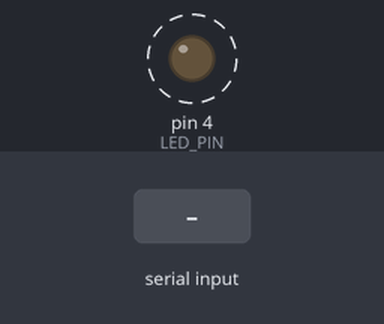
Bench run of a sketch on a simulated Arduino Uno, built with avr-gcc and run on an emulated ATmega328P. Shown: output pins drawn as LEDs (lit = HIGH). Dashed ring = blinking. The test bench sets the inputs (shaded band). The modem accepts every AT command (registered, SIM ready, sends succeed) and sends nothing else; what the sketch prints to the serial monitor is not drawn.

Above: at 1.57 s.
1.6 s: "OK,1\n" received over the second serial link
4.6 s: "+CPIN: READY" received over the second serial link
7.6 s: "SIM PIN" received over the second serial link
Timing chart, 0 to 16.6 s (numbered marks = the images above; inputs shaded):
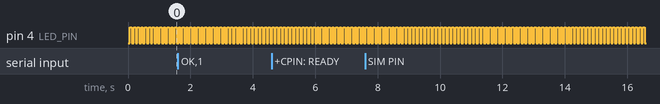

Measured:
- by itself, pin 4 (LED_PIN): alternates HIGH for 0.06 s and LOW for 0.06 s

The sketch:

keychain-alert-arduino.ino
```cpp
#include <AltSoftSerial.h>
AltSoftSerial modem;
#define DBG Serial

const int LED_PIN = 4;
const unsigned long STROBE_ON_MS  = 60;
const unsigned long STROBE_OFF_MS = 60;

bool alarmActive = false;
bool ledState = false;
unsigned long ledT0 = 0;

const int PWRKEY = 7;

// ====== EDIT THESE ======
// +63 + 10 digit
const char* RECIPIENTS[] = {
};
const int NUM_RECIPIENTS = sizeof(RECIPIENTS)/sizeof(RECIPIENTS[0]);
const char* REF_CODE = "SKV-20251103-78";

String buildAlertMessage(const char* refCode);

void tickEmergencyStrobe() {
  if (!alarmActive) return;
  unsigned long now = millis();
  unsigned long interval = ledState ? STROBE_ON_MS : STROBE_OFF_MS;
  if (now - ledT0 >= interval) {
    ledState = !ledState;
    digitalWrite(LED_PIN, ledState ? HIGH : LOW);
    ledT0 = now;
  }
}

void startEmergencyStrobe() {
  alarmActive = true;
  ledState = false;
  ledT0 = millis();
  digitalWrite(LED_PIN, LOW);
  tickEmergencyStrobe();
}

void delaySmooth(unsigned long ms) {
  unsigned long t0 = millis();
  while (millis() - t0 < ms) {
    tickEmergencyStrobe();
    delayMicroseconds(500);
  }
}

void powerOnPulse() {
  pinMode(PWRKEY, OUTPUT);
  digitalWrite(PWRKEY, LOW);
  delaySmooth(200);
  pinMode(PWRKEY, INPUT);
  delaySmooth(200);
}

String readAll(unsigned long ms) {
  String s; unsigned long t = millis();
  while (millis() - t < ms) {
    tickEmergencyStrobe();
    while (modem.available()) {
      s += (char)modem.read();
      t = millis();
      tickEmergencyStrobe();
    }
  }
  return s;
}

String cmd(const String& c, unsigned long to=1500, bool echo=true) {
  while (modem.available()) modem.read();
  modem.print(c); modem.print("\r");
  String r = readAll(to);
  if (echo) { DBG.print(">> "); DBG.println(c); DBG.print("<< "); DBG.println(r); }
  return r;
}

bool ok(const String& c, unsigned long to=1500) {
  return cmd(c, to).indexOf("OK") >= 0;
}

bool syncBaud() {
  long BAUDS[] = {115200, 9600, 19200};
  for (long b : BAUDS) {
    modem.begin(b);
    delaySmooth(80);
    for (int i=0; i<3; i++) {
      String r = cmd("AT", 400, false);
      if (r.indexOf("OK") >= 0) {
        DBG.print("** SYNC OK @ "); DBG.println(b);
        return true;
      }
      delaySmooth(60);
    }
  }
  return false;
}

bool ensureCPIN(unsigned long maxMs=20000) {
  unsigned long t0 = millis();
  while (millis() - t0 < maxMs) {
    tickEmergencyStrobe();
    String r = cmd("AT+CPIN?", 800);
    if (r.indexOf("+CPIN: READY") >= 0) return true;
    if (r.indexOf("SIM PIN") >= 0) {
      DBG.println("SIM requires PIN.");
      return false;
    }
    delaySmooth(200);
  }
  return false;
}

bool parseReg(const String& resp, const char* tag, int& statOut) {
  int p = resp.indexOf(tag);
  if (p < 0) return false;
  int comma = resp.indexOf(',', p);
  if (comma < 0 || comma+1 >= (int)resp.length()) return false;
  statOut = resp.substring(comma+1).toInt();
  return true;
}

bool waitRegistered(unsigned long maxMs=60000) {
  unsigned long t0 = millis();
  while (millis() - t0 < maxMs) {
    tickEmergencyStrobe();
    int stat;
    String r = cmd("AT+CEREG?", 900, false);
    if (parseReg(r, "+CEREG:", stat)) {
      DBG.print("CEREG="); DBG.println(stat);
      if (stat == 1 || stat == 5) return true;
    }
    delaySmooth(600);
  }
  DBG.println(cmd("AT+CEER", 1200));
  return false;
}

bool sendSMS_Text_FAST(const char* to, const char* text) {
  while (modem.available()) modem.read();
  modem.print("AT+CMGS=\""); modem.print(to); modem.print("\"\r");

  unsigned long t0 = millis();
  bool prompt = false;
  while (millis() - t0 < 3000) {
    tickEmergencyStrobe();
    if (modem.available() && modem.read() == '>') { prompt = true; break; }
  }
  if (!prompt) return false;

  modem.print(text);
  modem.write(26);

  String r = readAll(15000);
  return (r.indexOf("+CMGS:") >= 0 && r.indexOf("OK") >= 0);
}

String buildAlertMessage(const char* refCode) {
  String s = "SAFEKEY ALERT: Immediate assistance requested. You are listed as an emergency contact. Please check the safety of the child. Thank you. ";
  s += refCode;
  return s;
}

void setup() {
  pinMode(LED_PIN, OUTPUT);
  digitalWrite(LED_PIN, LOW);
  startEmergencyStrobe();

  DBG.begin(115200);
  delaySmooth(300);

  powerOnPulse();

  if (!syncBaud()) {
    DBG.println("NO SYNC");
    return;
  }

  ok("ATE0");
  ok("AT+CMEE=1");
  ok("AT+CMGF=1");
  ok("AT+CSCS=\"GSM\"");
  ok("AT+CSMS=1");
  ok("AT+IFC=0,0");
  ok("AT+CFUN=1");

  if (!ensureCPIN(15000)) return;
  ok("AT+COPS=0");
  if (!waitRegistered(40000)) return;

  String msg = buildAlertMessage(REF_CODE);

  for (int i = 0; i < NUM_RECIPIENTS; i++) {
    sendSMS_Text_FAST(RECIPIENTS[i], msg.c_str());
    delaySmooth(300);
  }

  DBG.println("DONE.");
}

void loop() {
  tickEmergencyStrobe();
}
```
